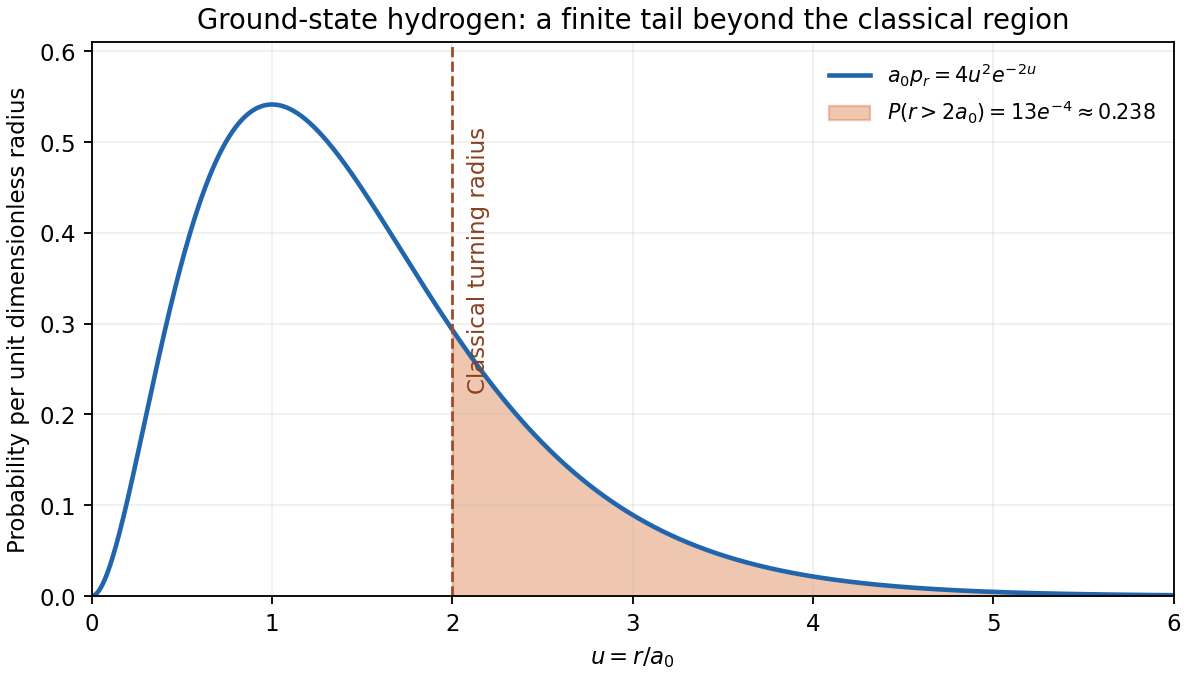

Python code for this plot:
"""Original normalized hydrogen radial probability. Python 3.14; output cwd."""
import numpy as np
import matplotlib
matplotlib.use('Agg')
import matplotlib.pyplot as plt


def main():
    u=np.linspace(0,7,1600);density=4*u*u*np.exp(-2*u)
    fig,ax=plt.subplots(figsize=(7.2,4.1),layout='constrained',facecolor='white')
    ax.plot(u,density,lw=2,color='#2166ac',label=r'$a_0p_r=4u^2e^{-2u}$')
    ax.fill_between(u,0,density,where=u>=2,color='#dd8452',alpha=.45,label=r'$P(r>2a_0)=13e^{-4}\approx0.238$')
    ax.axvline(2,color='#a44a22',ls='--',lw=1.2)
    ax.text(2.08,.37,'Classical turning radius',rotation=90,va='center',fontsize=10,color='#8b3f20')
    ax.set(xlabel=r'$u=r/a_0$',ylabel='Probability per unit dimensionless radius',xlim=(0,6),ylim=(0,.61),title='Ground-state hydrogen: a finite tail beyond the classical region')
    ax.grid(alpha=.2);ax.legend(frameon=False,loc='upper right',fontsize=9)
    fig.savefig('paper-1-hydrogen-tail.png',dpi=165,facecolor='white');plt.close(fig)

if __name__=='__main__':main()
